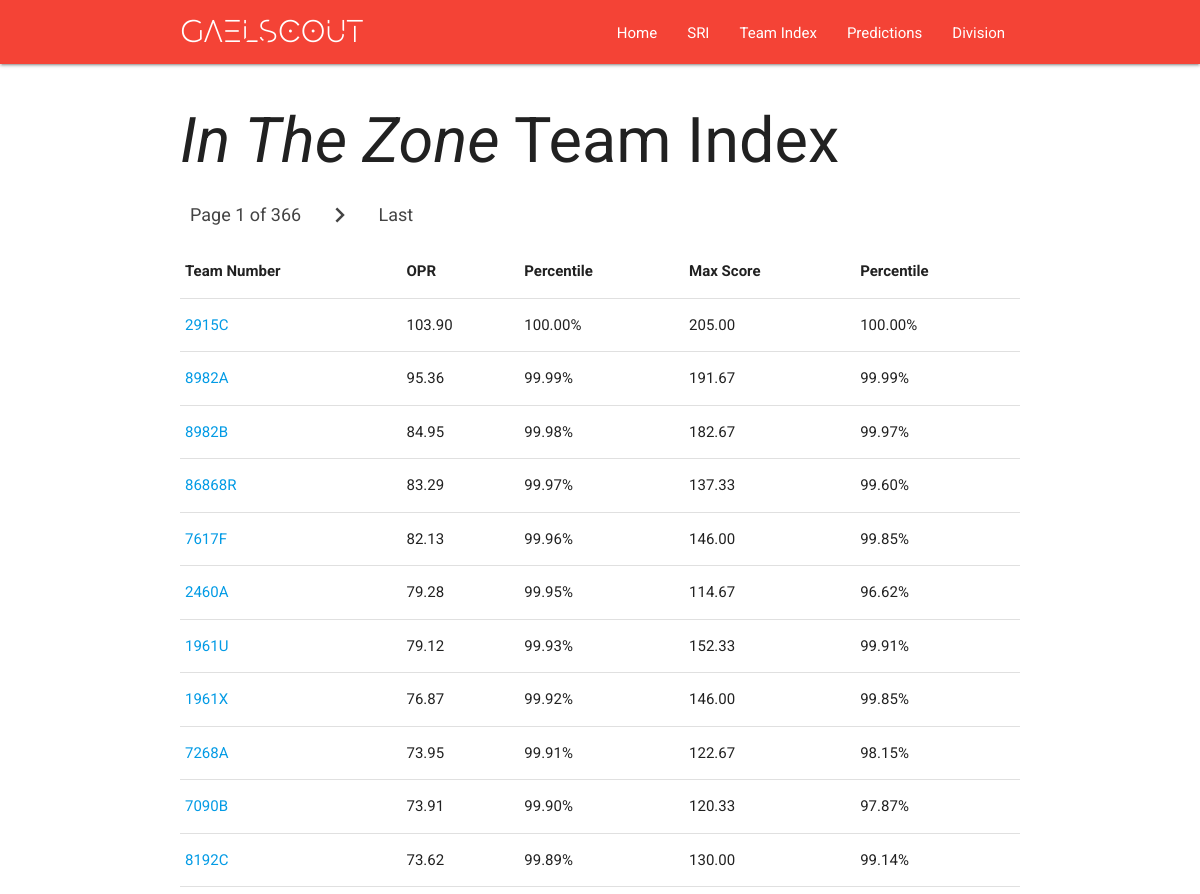
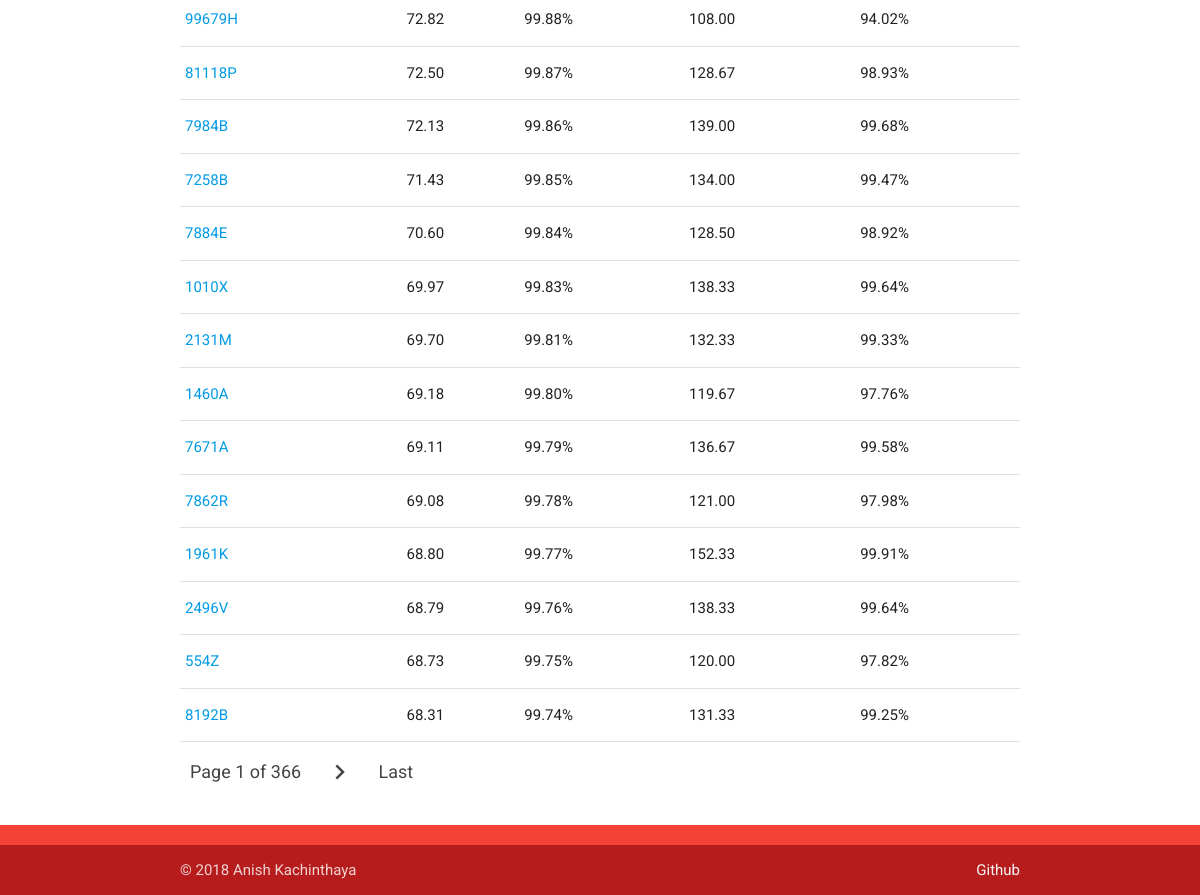
Screenshot of /teams/ with the database file from the repository (2 pictures, top to bottom).
### teaminfo/models.py (models this page shows)
class Teams(models.Model):
    team_number = models.CharField(max_length=200)
    team_opr = models.DecimalField(max_digits=10, decimal_places=2)
    team_mscore = models.DecimalField(max_digits=10, decimal_places=2)
    team_opr_quantile = models.DecimalField(max_digits=10, decimal_places=2)
    team_mscore_quantile = models.DecimalField(max_digits=10, decimal_places=2)
    def __str__(self):
            return self.team_number
    class Meta:
        ordering = ["-team_opr_quantile"]

### teaminfo/views.py (the view)
# urls.py: path('', views.index, name='index'),
def index(request):
    team_list = Teams.objects.all()
    paginator = Paginator(team_list, 25) # Show 25 contacts per page
    page = request.GET.get('page')
    try:
        team_list = paginator.get_page(page)
    except PageNotAnInteger:
        team_list = paginator.page(1)
    except EmptyPage:
        team_list = paginator.page(paginator.num_pages)
    context = {
        'team_list': team_list,
    }
    if request.method == 'POST':
        filter = request.POST.get('filter')
        context['filter'] = filter
        return render(request, 'teaminfo/index.html', context)
    return render(request, 'teaminfo/index.html', context)

### teaminfo/templates/teaminfo/index.html (shortened to what this page needs)
<!DOCTYPE html>
<html>
<head>
  <link rel="stylesheet" href="https://cdnjs.cloudflare.com/ajax/libs/materialize/1.0.0-beta/css/materialize.min.css">
  <link rel = "stylesheet" type = "text/css" href = "../../../static/main.css" />
</head>
<body>
  <nav>
    <div class="nav-wrapper red">
      <div class="container">
        <a class="brand-logo" href="{% url 'sri:index' %}">
          GAELSCOUT</a>
      <ul id="nav-mobile" class="right hide-on-med-and-down">
        <li ><a class = "waves-effect waves-light" href="{% url 'sri:index' %}">Home</a></li>
        <li ><a class = "waves-effect waves-light" href="{% url 'sri:index' %}">SRI</a></li>
        <li><a class = "waves-effect waves-light" href="{% url 'teaminfo:index' %}">Team Index</a></li>
        <li><a class = "waves-effect waves-light" href="{% url 'teaminfo:index' %}">Predictions</a></li>
        <li><a class = "waves-effect waves-light" href="{% url 'teaminfo:division' %}">Division</a></li>
      </ul>
    </div>
      <div class="nav-wrapper">
    </div>
  </nav>
  <div class="container">
    <h1><i>In The Zone</i> Team Index</h1>
  <!-- <div style="display: inline-block;">
    <h7>Filters:</h7>
    <form method="POST" class="white-text waves-effect waves-light btn red lighten-1">{% csrf_token %}
      <select name = "filter">
      <option value="by_opr+">OPR++</option>
      </select>
      <input type="submit"  value="OPR +:-"/>
    </form>
    <form method="POST" class="white-text waves-effect waves-light btn red lighten-1">{% csrf_token %}
      <select name = "filter">
      <option value="by_opr-">OPR--</option>
      </select>
      <input type="submit"  value="OPR -:+"/>
    </form>
    <form method="POST" class="white-text waves-effect waves-light btn red lighten-1">{% csrf_token %}
      <select name = "filter">
      <option value="by_mscore+">Max Score++</option>
      </select>
      <input type="submit"  value="Max Score +:-"/>
    </form>
    <form method="POST" class="white-text waves-effect waves-light btn red lighten-1">{% csrf_token %}
      <select name = "filter">
      <option value="by_mscore-">Max Score--</option>
      </select>
      <input type="submit"  value="Max Score -:+"/>
    </form>
  </div>
{% if filter == "by_opr+" %}
{% regroup team_list by team_mscore as team_list %}
{% endif %} -->
    <ul class="pagination">
      <li class="current">
        <a>
          Page
          {{ team_list.number }}
           of
           {{ team_list.paginator.num_pages }}
        </a>
      </li>
      {% if team_list.has_next %}
      <li class="waves-effect"><a href="?page={{ team_list.next_page_number }}"><i class="material-icons">chevron_right</i></a></li>
      <li class="waves-effect"><a href="?page={{ team_list.paginator.num_pages }}">Last</a></li>
      {% endif %}
    </ul>
    <table>
      <tr>
        <th>Team Number</th>
        <th>OPR</th>
        <th>Percentile</th>
        <th>Max Score</th>
        <th>Percentile</th>
      </tr>
      {% if team_list %} {% for team in team_list %}
      <tr>
        <td><a href="{% url 'teaminfo:detail' team %}">{{team}}</a></td>
        <td>{{team.team_opr}}</td>
        <td>{{team.team_opr_quantile}}%</td>
        <td>{{team.team_mscore}}</td>
        <td>{{team.team_mscore_quantile}}%</td>
      </tr>
      {% endfor %} {% else %}
      <p>No teams are available.</p>
      {% endif %}
    </table>
    <ul class="pagination">
      <li class="current">
        <a>
          Page
          {{ team_list.number }}
           of
           {{ team_list.paginator.num_pages }}
        </a>
      </li>
      {% if team_list.has_next %}
      <li class="waves-effect"><a href="?page={{ team_list.next_page_number }}"><i class="material-icons">chevron_right</i></a></li>
      <li class="waves-effect"><a href="?page={{ team_list.paginator.num_pages }}">Last</a></li>
      {% endif %}
    </ul>
    <br>
  </div>
  <footer class="page-footer red">
    <div class="footer-copyright red darken-4">
      <div class="container">
        © 2018 Anish Kachinthaya
        <a class="grey-text text-lighten-4 right" href="https://github.com/anishk23733" target="_blank">Github</a>
      </div>
    </div>
  </footer>
</body>
</html>

### static/main.css (style rules this page uses)
body { font-family: 'Roboto', sans-serif; }
.brand-logo { font-family:EVO }

### rows the page displays
Teams: team_number "2915C", team_opr "103.90", team_opr_quantile "100.00", team_mscore "205.00", team_mscore_quantile "100.00"
Teams: team_number "2460A", team_opr "79.28", team_opr_quantile "99.95", team_mscore "114.67", team_mscore_quantile "96.62"
Teams: team_number "1961U", team_opr "79.12", team_opr_quantile "99.93", team_mscore "152.33", team_mscore_quantile "99.91"
Teams: team_number "1961X", team_opr "76.87", team_opr_quantile "99.92", team_mscore "146.00", team_mscore_quantile "99.85"
Teams: team_number "7090B", team_opr "73.91", team_opr_quantile "99.90", team_mscore "120.33", team_mscore_quantile "97.87"
Teams: team_number "1010X", team_opr "69.97", team_opr_quantile "99.83", team_mscore "138.33", team_mscore_quantile "99.64"
Teams: team_number "2131M", team_opr "69.70", team_opr_quantile "99.81", team_mscore "132.33", team_mscore_quantile "99.33"
Teams: team_number "1460A", team_opr "69.18", team_opr_quantile "99.80", team_mscore "119.67", team_mscore_quantile "97.76"
Teams: team_number "1961K", team_opr "68.80", team_opr_quantile "99.77", team_mscore "152.33", team_mscore_quantile "99.91"
Teams: team_number "2496V", team_opr "68.79", team_opr_quantile "99.76", team_mscore "138.33", team_mscore_quantile "99.64"
Teams: team_number "554Z", team_opr "68.73", team_opr_quantile "99.75", team_mscore "120.00", team_mscore_quantile "97.82"

### other values shown
{{ team_list.number }} "1"
{{ team_list.paginator.num_pages }} "366"
